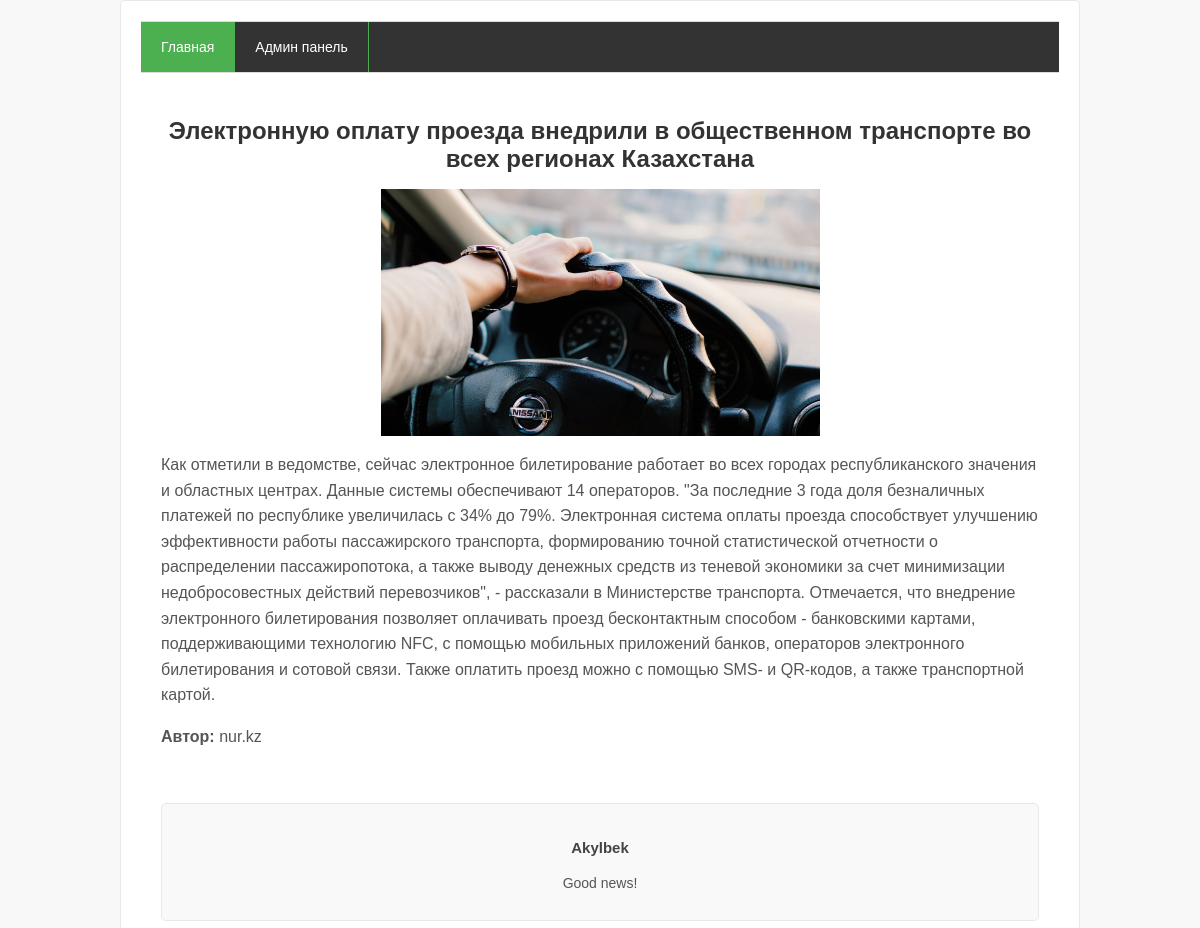
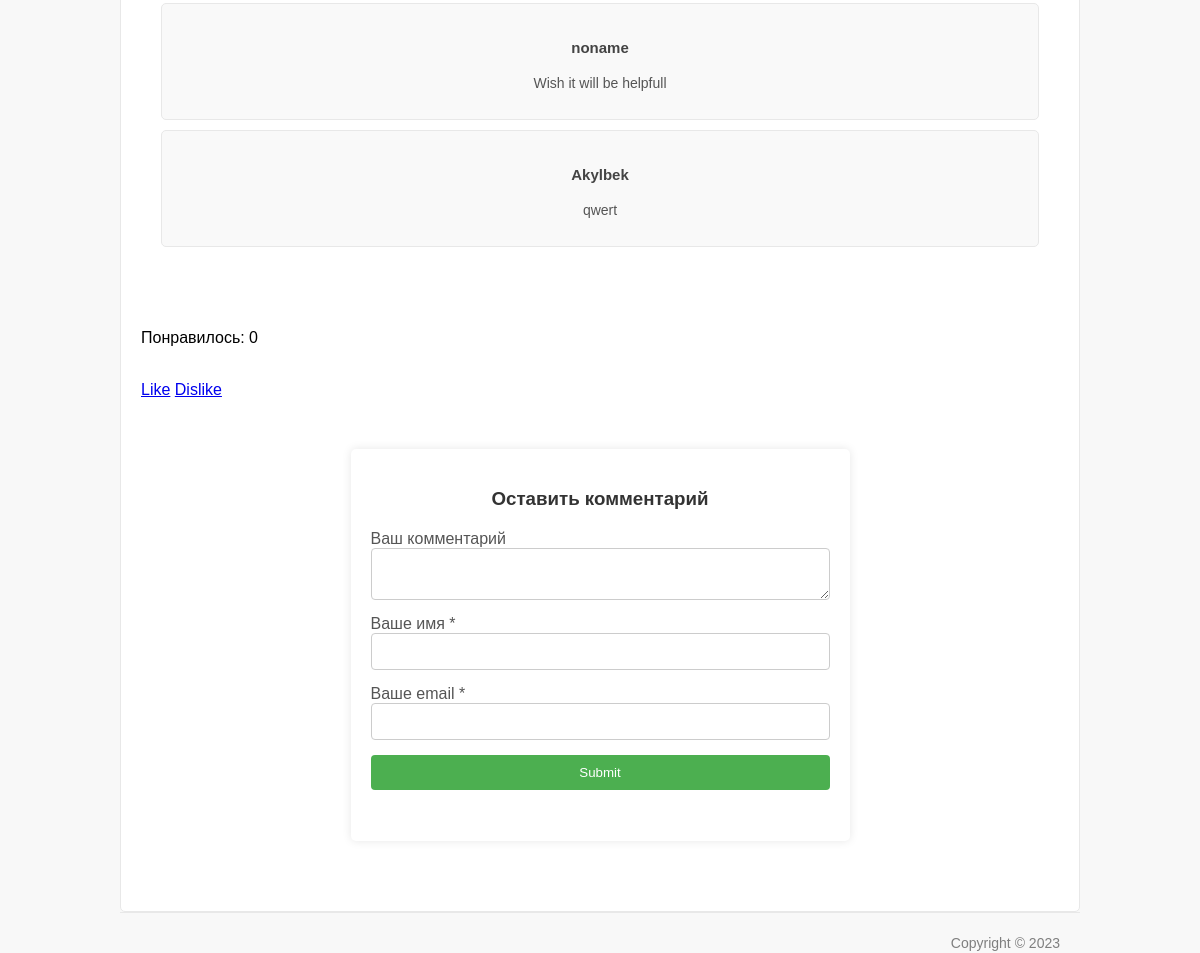
/1/, run on the app's committed database (2 pictures, top to bottom).
### blog/models.py (models this page shows, shortened)
class Post(models.Model):        #обращаемся к родительному классу Model, чтобы наследовать настройки
    title = models.CharField('Заголовок записи', max_length=100)
    description = models.TextField('Текст запсии')
    author = models.CharField('Имя автора', max_length=100)
    date = models.DateField('Дата публикации')
    img = models.ImageField('Изображение', upload_to='image/%Y')
    class Meta:                 #Создаем класс для определения различных вещей о модели
        verbose_name = 'Запись'
        verbose_name_plural = 'Записи'

class Comments(models.Model):              #Создаем класс для комментов
    email = models.EmailField()
    name = models.CharField('Имя', max_length=50)
    text_comments = models.TextField('Текст комментария', max_length=2000)
    post = models.ForeignKey(Post, verbose_name='Публикация', on_delete=models.CASCADE)    #Связываем две таблицы
    class Meta:                 #Создаем класс для определения различных вещей о модели
        verbose_name = 'Комментарий'
        verbose_name_plural = 'Комментарии'

### blog/views.py (the view)
# urls.py: path('<int:pk>/', views.PostDetail.as_view()),
class PostDetail(View):
    def get(self, request, pk):             #получаем id конкретной записи
        post = Post.objects.get(id=pk)
        return render(request, 'blog/blog_detail.html', {'post' : post})

### templates/blog/blog_detail.html (shortened to what this page needs)
{% load static %}
<html>
<head>
	<link rel="stylesheet" href="{% static 'css/style.css' %}" type="text/css" media="all">
</head>
<body>
<div class="shell">
	<div class="border">
		<div id="navigation">
			<ul>
			    <li><a href="/" class="active">Главная</a></li>
			    <li><a href="/admin">Админ панель</a></li>
			</ul>
		</div>
		<div id="main">
			<div id="content" class="left">
				<div class="projects">
					<h3>{{ post.title }}</h3>
                  <p align="center">
                    <img src="{{ post.img.url }}" width="50%">
                  </p>
					<div class="item">
						<div class="text left">
							<p>{{ post.description }}</p>
							<p><strong>Автор:</strong>  {{ post.author }}</p>
						</div>
						<div class="cl">&nbsp;</div>
					</div>
				</div>
			</div>
			<div>
				{% for comment in post.comments_set.all %}
				<div class="view_comment">
					<h4>{{ comment.name }}</h4>
					<p>
						{{ comment.text_comments }}
					</p>
				</div>
				{% endfor %}
			</div>
			<div class="cl">&nbsp;</div>
		</div>
		<div>
			<br>
			<p>Понравилось: {{ post.likes_set.all.count }}</p>
			<br>
			<a href="{% url 'add_likes' post.id %}">Like</a>
			<a href="{% url 'del_likes' post.id %}">Dislike</a>
		</div>
		<div class="form-comment">
			<h3>Оставить комментарий</h3>
			<div>
				<form action="{% url 'addcomments' post.id %}" method="post">
					<div>
						<label>Ваш комментарий</label>
						<textarea name="text_comments"></textarea>
					</div>
					<div>
						<label>Ваше имя *</label>
						<input type="text" name="name">
					</div>
					<div>
						<label>Ваше email *</label>
						<input type="email" name="email">
					</div>
					<div><input type="submit"></div>
				</form>
			</div>
		</div>
	</div>
	<div id="footer">
		<p class="copy right">Copyright ©  2023 </p>
	</div>
</div>
</body></html>

### static/css/style.css (style rules this page uses)
body { font-family: Arial, sans-serif; margin: 0; padding: 0; background-color: #f8f8f8; }
.shell { width: 80%; margin: 0 auto; height: 100% }
.border { border: 1px solid #e8e8e8; background: #fff; border-radius: 5px; overflow: hidden; padding: 20px; }
#navigation { background-color: #333; height: 50px; border-top: 1px solid #dbdbdb; border-bottom: 1px solid #dbdbdb; }
#navigation ul { list-style: none; padding: 0; margin: 0; }
#navigation li { float: left; height: 50px; border-right: 1px solid #4caf50; }
#navigation a { display: block; float: left; height: 50px; color: #fff; text-decoration: none; padding: 0 20px; line-height: 50px; font-size: 14px; }
#navigation a.active, #navigation a:hover { background-color: #4caf50; }
#main { padding: 20px; display: flex; flex-direction: column; }
#content { float: left; width: auto; }
.projects h3 { font-size: 24px; color: #333; margin-bottom: 15px; text-align: center; }
.projects .item { margin-bottom: 20px; }
.projects img { max-width: 100%; height: auto; }
.projects p { font-size: 16px; color: #555; line-height: 1.6; }
.cl { clear: both; }
#footer { font-family: Arial, sans-serif; font-size: 14px; line-height: 20px; color: #7f7f7f; padding: 20px; text-align: center; border-top: 1px solid #e8e8e8; }
.right { float: right; }
.copy { margin: 0; }
body { font-family: Arial, sans-serif; background-color: #f8f8f8; margin: 0; }
.form-comment { width: 50%; margin: 50px auto; background-color: #fff; padding: 20px; box-shadow: 0 0 10px rgba(0, 0, 0, 0.1); border-radius: 5px; }
.form-comment h3 { color: #333; text-align: center; margin-bottom: 20px; }
.form-comment form { display: flex; flex-direction: column; }
.form-comment label { margin-bottom: 8px; color: #555; }
.form-comment textarea, .form-comment input { padding: 10px; margin-bottom: 15px; border: 1px solid #ccc; border-radius: 4px; box-sizing: border-box; width: 100%; }
.form-comment input[type="submit"] { background-color: #4caf50; color: white; cursor: pointer; border: none; }
.view_comment { border: 1px solid #e8e8e8; background-color: #f9f9f9; margin: 10px 0; padding: 15px; border-radius: 5px; margin-top: auto; text-align: center; }
.view_comment h4 { font-size: 15px; color: #444; margin-bottom: 16px; }
.view_comment p { font-size: 14px; color: #555; line-height: 1.6; margin-bottom: 10px; }

### data on the page
Post: title "Электронную оплату проезда внедрили в общественном транспорте во всех регионах Казахстана", img (picture), description "Как отметили в ведомстве, сейчас электронное билетирование работает во всех городах республиканского значения и областных центрах. Данные системы обеспечивают 14 операторов. \"За последние 3 года доля безналичных платежей по республике увеличилась с 34% до 79%. Электронная система оплаты проезда способствует улучшению эффективности работы пассажирского транспорта, формированию точной статистической отчетности о распределении пассажиропотока, а также выводу денежных средств из теневой экономики за счет минимизации недобросовестных действий перевозчиков\", - рассказали в Министерстве транспорта. Отмечается, что внедрение электронного билетирования позволяет оплачивать проезд бесконтактным…", author "nur.kz", likes_set.all.count "0"
Comments: name "Akylbek", text_comments "Good news!"
Comments: name "noname", text_comments "Wish it will be helpfull"
Comments: name "Akylbek", text_comments "qwert"
